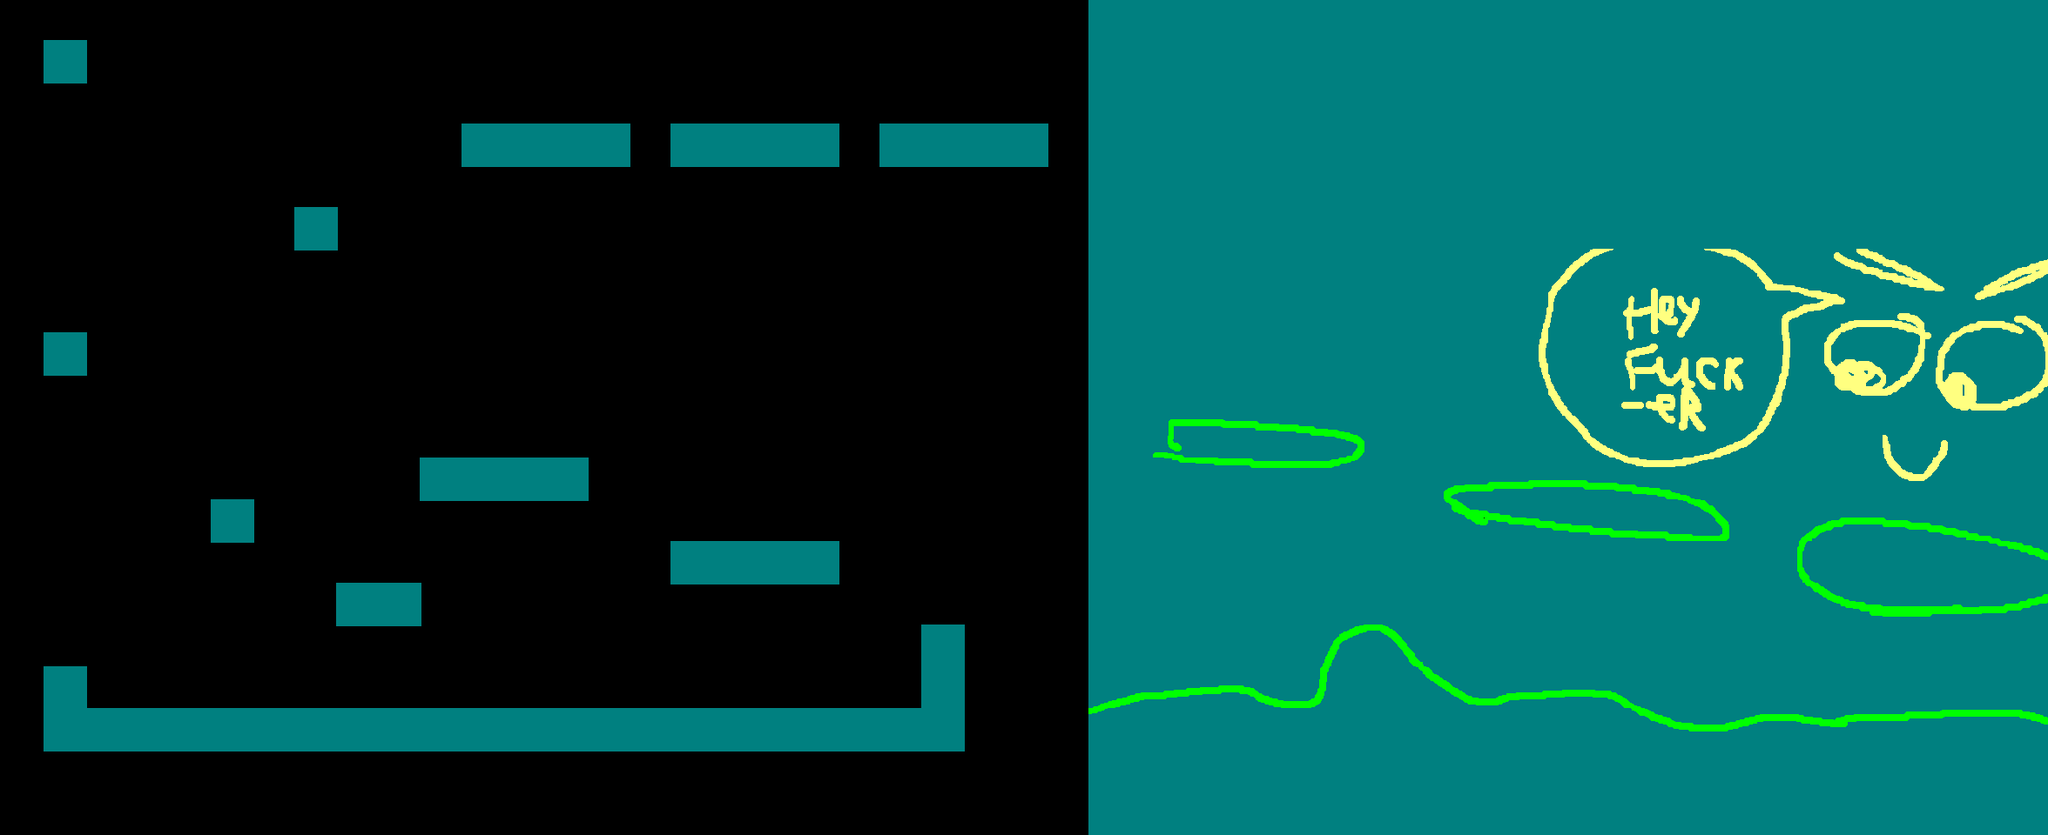

A level layout from a 2D game, rendered from its tile map. Below: a short description, then the map file with its tile-grid data intact:
An orthogonal 49x20 tile map with 48x48 px tiles, 1 tile layer (Tile Layer 1) and 18 objects.

<map version="1.2" tiledversion="1.3.3" orientation="orthogonal" renderorder="right-down" width="49" height="20" tilewidth="48" tileheight="48" infinite="0" nextlayerid="5" nextobjectid="39">
 <tileset firstgid="1" source="testleveltileset.tsx" />
 <layer id="1" name="Tile Layer 1" width="49" height="20" offsetx="2.2121" offsety="0.09091">
  <data encoding="csv">
0,0,0,0,0,0,0,0,0,0,0,0,0,0,0,0,0,0,0,0,0,0,0,0,0,0,3,3,3,3,3,3,3,3,3,3,3,3,3,3,3,3,4,5,6,7,8,9,10,
0,87,0,0,0,0,0,0,0,0,0,0,0,0,0,0,0,0,0,0,0,0,0,0,0,0,44,44,44,44,44,3,4,5,6,7,8,9,10,3,4,3,4,5,6,7,8,9,10,
0,0,0,0,0,0,0,0,0,0,0,0,0,0,0,0,0,0,0,0,0,0,0,0,0,0,85,85,85,85,85,44,45,46,47,48,49,50,51,44,45,44,45,46,47,48,49,50,51,
0,0,0,0,0,0,0,0,0,0,0,87,87,87,87,0,87,87,87,87,0,87,87,87,87,0,126,126,126,126,126,85,86,87,88,89,90,91,92,85,86,85,86,87,88,89,90,91,92,
0,0,0,0,0,0,0,0,0,0,0,0,0,0,0,0,0,0,0,0,0,0,0,0,0,0,167,167,167,167,167,126,127,128,129,130,131,132,133,126,127,126,127,128,129,130,131,132,133,
0,0,0,0,0,0,0,87,0,0,0,0,0,0,0,0,0,0,0,0,0,0,0,0,0,0,168,169,170,171,172,167,168,169,170,171,172,173,174,167,168,167,168,169,170,171,172,173,174,
0,0,0,0,0,0,0,0,0,0,0,0,0,0,0,0,0,0,0,0,0,0,0,0,0,0,10,20,21,22,23,24,25,26,27,28,29,30,31,32,33,34,35,36,37,38,39,40,41,
0,0,0,0,0,0,0,0,0,0,0,0,0,0,0,0,0,0,0,0,0,0,0,0,0,0,10,61,62,63,64,65,66,67,68,69,70,71,72,73,74,75,76,77,78,79,80,81,82,
0,87,0,0,0,0,0,0,0,0,0,0,0,0,0,0,0,0,0,0,0,0,0,0,0,0,51,102,103,104,105,106,107,108,109,110,111,112,113,114,115,116,117,118,119,120,121,122,123,
0,0,0,0,0,0,0,0,0,0,0,0,0,0,0,0,0,0,0,0,0,0,0,0,0,0,92,143,144,145,146,147,148,149,150,151,152,153,154,155,156,157,158,159,160,161,162,163,164,
0,0,0,0,0,0,0,0,0,0,0,0,0,0,0,0,0,0,0,0,0,0,0,0,0,0,133,184,185,186,187,188,189,190,191,192,193,194,195,196,197,198,199,200,201,202,203,204,205,
0,0,0,0,0,0,0,0,0,0,87,87,87,87,0,0,0,0,0,0,0,0,0,0,0,0,174,225,226,227,228,229,230,231,232,233,234,235,236,237,238,239,240,241,242,243,244,245,246,
0,0,0,0,0,87,0,0,0,0,0,0,0,0,0,0,0,0,0,0,0,0,0,0,0,0,265,266,267,268,269,270,271,272,273,274,275,276,277,278,279,280,281,282,283,284,285,286,287,
0,0,0,0,0,0,0,0,0,0,0,0,0,0,0,0,87,87,87,87,0,0,0,0,0,0,306,307,308,309,310,311,312,313,314,315,316,317,318,319,320,321,322,323,324,325,326,327,328,
0,0,0,0,0,0,0,0,87,87,0,0,0,0,0,0,0,0,0,0,0,0,0,0,0,0,347,348,349,350,351,352,353,354,355,356,357,358,359,360,361,362,363,364,365,366,367,368,369,
0,0,0,0,0,0,0,0,0,0,0,0,0,0,0,0,0,0,0,0,0,0,170,0,0,0,388,389,390,391,392,393,394,395,396,397,398,399,400,401,402,403,404,405,406,407,408,409,410,
0,87,0,0,0,0,0,0,0,0,0,0,0,0,0,0,0,0,0,0,0,0,170,0,0,0,429,430,431,432,433,434,435,436,437,438,439,440,441,442,443,444,445,446,447,448,449,450,451,
0,87,87,87,87,87,87,87,87,87,87,87,87,87,87,87,87,87,87,87,87,87,87,0,0,0,470,471,472,473,474,475,476,477,478,479,480,481,482,483,484,485,486,487,488,489,490,491,492,
0,0,0,0,0,0,0,0,0,0,0,0,0,0,0,0,0,0,0,0,0,0,0,0,0,0,3,3,3,3,3,3,3,3,3,3,3,3,3,3,3,3,3,3,3,4,5,6,7,
0,0,0,0,0,0,0,0,0,0,0,0,0,0,0,0,0,0,0,0,0,0,0,0,0,0,44,44,44,44,44,44,44,44,44,44,44,44,44,44,44,44,44,44,44,45,46,47,48
</data>
 </layer>
 <objectgroup id="2" name="polygons" offsetx="-18" offsety="-9">
  <object id="11" x="1295" y="830">
   <polygon points="0,0 168,-24 252,-8 284,-92 336,-98 368,-48 422,-10 592,-18 666,20 736,20 776,8 860,12 1066,4 1106,18 1132,174 6,126" />
  </object>
  <object id="12" x="1381" y="490">
   <polygon points="0,0 218,20 216,44 174,52 -2,42" />
  </object>
  <object id="13" x="1711" y="574">
   <polygon points="0,0 166,-6 288,14 312,48 300,56 8,24" />
  </object>
  <object id="14" x="2111" y="624">
   <polygon points="0,0 68,-18 262,18 256,76 142,88 62,86 -4,52" />
  </object>
 </objectgroup>
 <objectgroup id="4" name="rectangles">
  <object id="10" x="48" y="816" width="1056" height="48" />
  <object id="5" x="768" y="624" width="192" height="48" />
  <object id="6" x="480" y="528" width="192" height="48" />
  <object id="15" x="2" y="927" width="1246" height="30" />
  <object id="18" x="384" y="672" width="96" height="48" />
  <object id="22" x="48" y="768" width="48" height="48" />
  <object id="25" x="240" y="576" width="48" height="48" />
  <object id="26" x="48" y="384" width="48" height="48" />
  <object id="27" x="336" y="240" width="48" height="48" />
  <object id="28" x="48" y="48" width="48" height="48" />
  <object id="33" x="528" y="144" width="192" height="48" />
  <object id="34" x="768" y="144" width="192" height="48" />
  <object id="35" x="1008" y="144" width="192" height="48" />
  <object id="36" x="1056" y="720" width="48" height="96" />
 </objectgroup>
</map>
